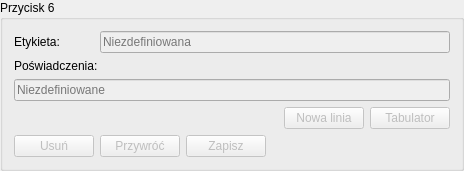
         <widget class="QGroupBox" name="groupBox_7">
          <property name="sizePolicy">
           <sizepolicy hsizetype="Preferred" vsizetype="Maximum">
            <horstretch>0</horstretch>
            <verstretch>0</verstretch>
           </sizepolicy>
          </property>
          <property name="minimumSize">
           <size>
            <width>0</width>
            <height>0</height>
           </size>
          </property>
          <property name="title">
           <string>Przycisk 6</string>
          </property>
          <layout class="QGridLayout" name="gridLayout_11" columnstretch="0,0,0,0,0,0,0" columnminimumwidth="0,0,0,0,0,0,0">
           <item row="4" column="1">
            <widget class="QPushButton" name="pushButton_34">
             <property name="enabled">
              <bool>false</bool>
             </property>
             <property name="sizePolicy">
              <sizepolicy hsizetype="Maximum" vsizetype="Preferred">
               <horstretch>0</horstretch>
               <verstretch>0</verstretch>
              </sizepolicy>
             </property>
             <property name="toolTip">
              <string>&lt;html&gt;&lt;head/&gt;&lt;body&gt;&lt;p&gt;Wczytuje do pola edycyjnego hasło zapisane w urządzeniu&lt;/p&gt;&lt;/body&gt;&lt;/html&gt;</string>
             </property>
             <property name="text">
              <string>Przywróć</string>
             </property>
            </widget>
           </item>
           <item row="0" column="0">
            <widget class="QLabel" name="label_22">
             <property name="sizePolicy">
              <sizepolicy hsizetype="Maximum" vsizetype="Preferred">
               <horstretch>0</horstretch>
               <verstretch>0</verstretch>
              </sizepolicy>
             </property>
             <property name="font">
              <font>
               <pointsize>9</pointsize>
              </font>
             </property>
             <property name="text">
              <string>Etykieta:</string>
             </property>
            </widget>
           </item>
           <item row="0" column="1" colspan="6">
            <widget class="QLineEdit" name="lineEdit_14">
             <property name="enabled">
              <bool>false</bool>
             </property>
             <property name="sizePolicy">
              <sizepolicy hsizetype="MinimumExpanding" vsizetype="Preferred">
               <horstretch>0</horstretch>
               <verstretch>0</verstretch>
              </sizepolicy>
             </property>
             <property name="placeholderText">
              <string>Niezdefiniowana</string>
             </property>
             <property name="clearButtonEnabled">
              <bool>true</bool>
             </property>
            </widget>
           </item>
           <item row="4" column="2">
            <widget class="QPushButton" name="pushButton_35">
             <property name="enabled">
              <bool>false</bool>
             </property>
             <property name="sizePolicy">
              <sizepolicy hsizetype="Maximum" vsizetype="Preferred">
               <horstretch>0</horstretch>
               <verstretch>0</verstretch>
              </sizepolicy>
             </property>
             <property name="toolTip">
              <string>Zapisuje hasło na urządzeniu</string>
             </property>
             <property name="text">
              <string>Zapisz</string>
             </property>
            </widget>
           </item>
           <item row="1" column="0" colspan="2">
            <widget class="QLabel" name="label_23">
             <property name="sizePolicy">
              <sizepolicy hsizetype="Maximum" vsizetype="Preferred">
               <horstretch>0</horstretch>
               <verstretch>0</verstretch>
              </sizepolicy>
             </property>
             <property name="text">
              <string>Poświadczenia:</string>
             </property>
            </widget>
           </item>
           <item row="3" column="6">
            <widget class="QPushButton" name="pushButton_36">
             <property name="enabled">
              <bool>false</bool>
             </property>
             <property name="sizePolicy">
              <sizepolicy hsizetype="Minimum" vsizetype="Preferred">
               <horstretch>0</horstretch>
               <verstretch>0</verstretch>
              </sizepolicy>
             </property>
             <property name="toolTip">
              <string>&lt;html&gt;&lt;head/&gt;&lt;body&gt;&lt;p&gt;Wstawia znak tabulatora (&amp;#x21E5;) na bieżącej pozycji.&lt;/p&gt;&lt;/body&gt;&lt;/html&gt;</string>
             </property>
             <property name="text">
              <string>Tabulator</string>
             </property>
            </widget>
           </item>
           <item row="3" column="5">
            <widget class="QPushButton" name="pushButton_37">
             <property name="enabled">
              <bool>false</bool>
             </property>
             <property name="sizePolicy">
              <sizepolicy hsizetype="Minimum" vsizetype="Preferred">
               <horstretch>0</horstretch>
               <verstretch>0</verstretch>
              </sizepolicy>
             </property>
             <property name="toolTip">
              <string>&lt;html&gt;&lt;head/&gt;&lt;body&gt;&lt;p&gt;Wstawia znak nowej linii (&amp;#x21B5;) na bieżącej pozycji.&lt;/p&gt;&lt;/body&gt;&lt;/html&gt;</string>
             </property>
             <property name="text">
              <string>Nowa linia</string>
             </property>
            </widget>
           </item>
           <item row="2" column="0" colspan="7">
            <widget class="QLineEdit" name="lineEdit_15">
             <property name="enabled">
              <bool>false</bool>
             </property>
             <property name="sizePolicy">
              <sizepolicy hsizetype="MinimumExpanding" vsizetype="Preferred">
               <horstretch>0</horstretch>
               <verstretch>0</verstretch>
              </sizepolicy>
             </property>
             <property name="toolTip">
              <string>&lt;html&gt;&lt;head/&gt;&lt;body&gt;&lt;p&gt;Pole edycyjne hasła pod przyciskiem. Hasło zostanie zapisane po wybraniu &amp;quot;Zapisz&amp;quot;&lt;/p&gt;&lt;/body&gt;&lt;/html&gt;</string>
             </property>
             <property name="maxLength">
              <number>150</number>
             </property>
             <property name="placeholderText">
              <string>Niezdefiniowane</string>
             </property>
             <property name="clearButtonEnabled">
              <bool>true</bool>
             </property>
            </widget>
           </item>
           <item row="4" column="0">
            <widget class="QPushButton" name="pushButton_38">
             <property name="enabled">
              <bool>false</bool>
             </property>
             <property name="sizePolicy">
              <sizepolicy hsizetype="Maximum" vsizetype="Preferred">
               <horstretch>0</horstretch>
               <verstretch>0</verstretch>
              </sizepolicy>
             </property>
             <property name="toolTip">
              <string>Kasuje hasło w urządzeniu</string>
             </property>
             <property name="text">
              <string>Usuń</string>
             </property>
            </widget>
           </item>
          </layout>
         </widget>
